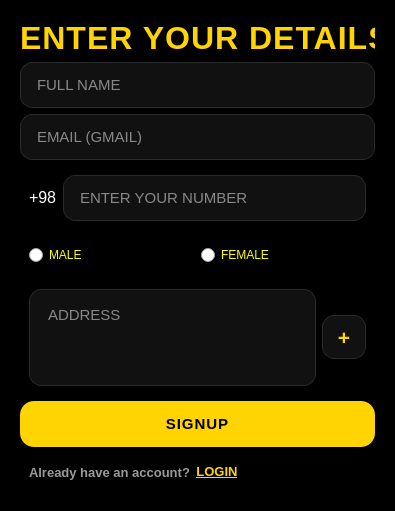
<?xml version="1.0" encoding="UTF-8"?>
<ui version="4.0">
 <class>SignupDialog</class>
 <widget class="QDialog" name="SignupDialog">
  <property name="geometry">
   <rect>
    <x>0</x>
    <y>0</y>
    <width>395</width>
    <height>511</height>
   </rect>
  </property>
  <property name="minimumSize">
   <size>
    <width>395</width>
    <height>511</height>
   </size>
  </property>
  <property name="maximumSize">
   <size>
    <width>395</width>
    <height>511</height>
   </size>
  </property>
  <property name="palette">
   <palette>
    <active>
     <colorrole role="Button">
      <brush brushstyle="SolidPattern">
       <color alpha="255">
        <red>0</red>
        <green>0</green>
        <blue>0</blue>
       </color>
      </brush>
     </colorrole>
     <colorrole role="Base">
      <brush brushstyle="SolidPattern">
       <color alpha="255">
        <red>0</red>
        <green>0</green>
        <blue>0</blue>
       </color>
      </brush>
     </colorrole>
     <colorrole role="Window">
      <brush brushstyle="SolidPattern">
       <color alpha="255">
        <red>0</red>
        <green>0</green>
        <blue>0</blue>
       </color>
      </brush>
     </colorrole>
    </active>
    <inactive>
     <colorrole role="Button">
      <brush brushstyle="SolidPattern">
       <color alpha="255">
        <red>0</red>
        <green>0</green>
        <blue>0</blue>
       </color>
      </brush>
     </colorrole>
     <colorrole role="Base">
      <brush brushstyle="SolidPattern">
       <color alpha="255">
        <red>0</red>
        <green>0</green>
        <blue>0</blue>
       </color>
      </brush>
     </colorrole>
     <colorrole role="Window">
      <brush brushstyle="SolidPattern">
       <color alpha="255">
        <red>0</red>
        <green>0</green>
        <blue>0</blue>
       </color>
      </brush>
     </colorrole>
    </inactive>
    <disabled>
     <colorrole role="Button">
      <brush brushstyle="SolidPattern">
       <color alpha="255">
        <red>0</red>
        <green>0</green>
        <blue>0</blue>
       </color>
      </brush>
     </colorrole>
     <colorrole role="Base">
      <brush brushstyle="SolidPattern">
       <color alpha="255">
        <red>0</red>
        <green>0</green>
        <blue>0</blue>
       </color>
      </brush>
     </colorrole>
     <colorrole role="Window">
      <brush brushstyle="SolidPattern">
       <color alpha="255">
        <red>0</red>
        <green>0</green>
        <blue>0</blue>
       </color>
      </brush>
     </colorrole>
    </disabled>
   </palette>
  </property>
  <property name="windowTitle">
   <string>SIGNUP</string>
  </property>
  <property name="windowIcon">
   <iconset>
    <normalon>:/icons/FILES/LOGO.png</normalon>
   </iconset>
  </property>
  <property name="styleSheet">
   <string notr="true">
QDialog#SignupDialog {
    background-color: #000000;
}

QFrame#signupCard {
    background-color: #0d0d0d;
    border: 1px solid #1f1f1f;
    border-radius: 20px;
}

QLabel#titleLabel {
    color: #FFD400;
    font-size: 24pt;
    font-weight: 900;
    letter-spacing: 1px;
    background: transparent;
}

QLabel#subtitleLabel {
    color: #9a9a9a;
    font-size: 10pt;
    font-weight: 500;
    background: transparent;
}

QLineEdit#fullNameEdit,
QLineEdit#emailEdit,
QLineEdit#numberEdit,
QPlainTextEdit#addressEdit, QComboBox#comboBox {
    background-color: #111111;
    color: #ffffff;
    border: 1px solid #2a2a2a;
    border-radius: 12px;
    padding: 12px 14px;
    font-size: 11pt;
    selection-background-color: #FFD400;
    selection-color: #000000;
}

QLineEdit#fullNameEdit:focus,
QLineEdit#emailEdit:focus,
QLineEdit#numberEdit:focus,
QPlainTextEdit#addressEdit:focus {
    border: 1px solid #FFD400;
    background-color: #151515;
    color: #ffffff;
}
QWidget#addressRow {
    background: transparent;
    border: none;
}

QPushButton#expandButton {
    background-color: #111111;
    color: #FFD400;
    border: 1px solid #2a2a2a;
    border-radius: 12px;
    font-size: 16pt;
    font-weight: 900;
    min-width: 42px;
    max-width: 42px;
    min-height: 42px;
    max-height: 42px;
    padding: 0px;
}

QPushButton#expandButton:hover {
    background-color: #FFD400;
    color: #000000;
    border: 1px solid #FFD400;
}

QPushButton#expandButton:pressed {
    background-color: #e6be00;
    color: #000000;
}

QPushButton#signupButton {
    background-color: #FFD400;
    color: #000000;
    border: none;
    border-radius: 14px;
    padding: 14px;
    font-size: 11pt;
    font-weight: 900;
    letter-spacing: 1px;
}

QPushButton#signupButton:hover {
    background-color: #ffe14d;
}

QPushButton#signupButton:pressed {
    background-color: #e6be00;
}

QWidget#loginRow {
    background: transparent;
    border: none;
}

QLabel#accountLabel {
    color: #9a9a9a;
    font-size: 10pt;
    font-weight: 500;
    background: transparent;
}

QPushButton#loginLinkButton {
    background: transparent;
    border: none;
    color: #FFD400;
    font-size: 10pt;
    font-weight: 800;
    text-decoration: underline;
    padding: 0px;
}

QPushButton#loginLinkButton:hover {
    color: #fff07a;
}

QPushButton#loginLinkButton:pressed {
    color: #e6be00;
}
</string>
  </property>
  <layout class="QHBoxLayout" name="horizontalLayout">
   <item>
    <widget class="QWidget" name="signupCard" native="true">
     <layout class="QVBoxLayout" name="verticalLayout">
      <item alignment="Qt::AlignHCenter">
       <widget class="QLabel" name="titleLabel">
        <property name="text">
         <string>ENTER YOUR DETAILS</string>
        </property>
       </widget>
      </item>
      <item>
       <widget class="QLineEdit" name="fullNameEdit">
        <property name="text">
         <string/>
        </property>
        <property name="placeholderText">
         <string>FULL NAME</string>
        </property>
       </widget>
      </item>
      <item>
       <widget class="QLineEdit" name="emailEdit">
        <property name="text">
         <string/>
        </property>
        <property name="placeholderText">
         <string>EMAIL (GMAIL)</string>
        </property>
       </widget>
      </item>
      <item>
       <widget class="QWidget" name="numberRow" native="true">
        <layout class="QHBoxLayout" name="horizontalLayout_4">
         <item>
          <widget class="QLabel" name="label">
           <property name="text">
            <string>&lt;html&gt;&lt;head/&gt;&lt;body&gt;&lt;p&gt;&lt;span style=&quot; font-size:12pt; color:#ffffff;&quot;&gt;+98&lt;/span&gt;&lt;/p&gt;&lt;/body&gt;&lt;/html&gt;</string>
           </property>
          </widget>
         </item>
         <item>
          <widget class="QLineEdit" name="numberEdit">
           <property name="text">
            <string/>
           </property>
           <property name="placeholderText">
            <string>ENTER YOUR NUMBER</string>
           </property>
          </widget>
         </item>
        </layout>
       </widget>
      </item>
      <item>
       <widget class="QWidget" name="widget" native="true">
        <property name="sizePolicy">
         <sizepolicy hsizetype="Preferred" vsizetype="Preferred">
          <horstretch>0</horstretch>
          <verstretch>0</verstretch>
         </sizepolicy>
        </property>
        <layout class="QHBoxLayout" name="horizontalLayout_5">
         <item>
          <widget class="QRadioButton" name="radioButtonMale">
           <property name="styleSheet">
            <string notr="true">color:rgb(255, 255, 0)</string>
           </property>
           <property name="text">
            <string>MALE</string>
           </property>
          </widget>
         </item>
         <item>
          <widget class="QRadioButton" name="radioButtonFemale">
           <property name="styleSheet">
            <string notr="true">color:rgb(255, 255, 0)</string>
           </property>
           <property name="text">
            <string>FEMALE</string>
           </property>
          </widget>
         </item>
        </layout>
       </widget>
      </item>
      <item>
       <widget class="QWidget" name="addressRow" native="true">
        <layout class="QHBoxLayout" name="horizontalLayout_3">
         <item>
          <widget class="QPlainTextEdit" name="addressEdit">
           <property name="sizePolicy">
            <sizepolicy hsizetype="Expanding" vsizetype="Expanding">
             <horstretch>0</horstretch>
             <verstretch>0</verstretch>
            </sizepolicy>
           </property>
           <property name="styleSheet">
            <string notr="true">font: 16pt &quot;MS Shell Dlg 2&quot;;</string>
           </property>
           <property name="verticalScrollBarPolicy">
            <enum>Qt::ScrollBarAlwaysOff</enum>
           </property>
           <property name="horizontalScrollBarPolicy">
            <enum>Qt::ScrollBarAlwaysOff</enum>
           </property>
           <property name="lineWrapMode">
            <enum>QPlainTextEdit::WidgetWidth</enum>
           </property>
           <property name="readOnly">
            <bool>false</bool>
           </property>
           <property name="placeholderText">
            <string>ADDRESS</string>
           </property>
          </widget>
         </item>
         <item>
          <widget class="QPushButton" name="expandButton">
           <property name="text">
            <string>+</string>
           </property>
          </widget>
         </item>
        </layout>
       </widget>
      </item>
      <item>
       <widget class="QPushButton" name="signupButton">
        <property name="text">
         <string>SIGNUP</string>
        </property>
       </widget>
      </item>
      <item>
       <widget class="QWidget" name="loginRow" native="true">
        <layout class="QHBoxLayout" name="horizontalLayout_2">
         <item>
          <widget class="QLabel" name="accountLabel">
           <property name="text">
            <string>Already have an account?</string>
           </property>
          </widget>
         </item>
         <item>
          <widget class="QPushButton" name="loginLinkButton">
           <property name="text">
            <string>LOGIN</string>
           </property>
          </widget>
         </item>
         <item>
          <spacer name="horizontalSpacer">
           <property name="orientation">
            <enum>Qt::Horizontal</enum>
           </property>
           <property name="sizeHint" stdset="0">
            <size>
             <width>40</width>
             <height>20</height>
            </size>
           </property>
          </spacer>
         </item>
        </layout>
       </widget>
      </item>
     </layout>
    </widget>
   </item>
  </layout>
 </widget>
 <resources/>
 <connections/>
</ui>
